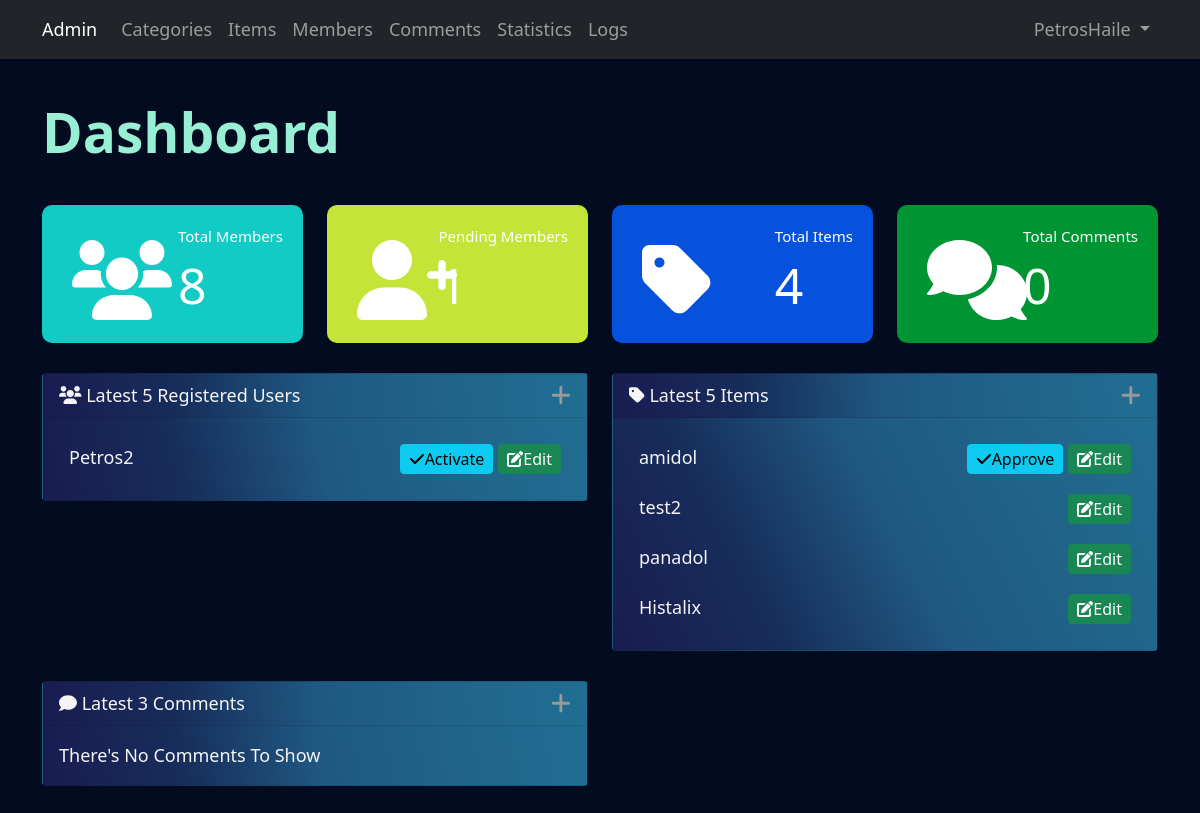
Page /admin/dashboard.php (signed in) on the committed database.
### tables this page shows
CREATE TABLE `users` (
  `UserID` int(11) NOT NULL,
  `Username` varchar(255) NOT NULL,
  `Password` varchar(255) NOT NULL,
  `Email` varchar(255) NOT NULL,
  `FullName` varchar(255) DEFAULT NULL,
  `GroupID` int(11) NOT NULL DEFAULT '0',
  `RegStatus` int(11) NOT NULL DEFAULT '0',
  `Date` date DEFAULT NULL,
  `Avatar` varchar(255) DEFAULT NULL
);

CREATE TABLE `items` (
  `ItemID` int(11) NOT NULL,
  `Name` varchar(255) NOT NULL,
  `Description` text NOT NULL,
  `Price` varchar(255) NOT NULL,
  `AddDate` date NOT NULL,
  `CountryMade` varchar(255) NOT NULL,
  `Image` varchar(255) DEFAULT NULL,
  `Status` varchar(255) NOT NULL,
  `Rating` smallint(6) DEFAULT NULL,
  `Approve` tinyint(4) NOT NULL DEFAULT '0',
  `Cat_ID` int(11) NOT NULL,
  `Member_ID` int(11) NOT NULL,
  `Tags` varchar(255) NOT NULL
);

### admin/includes/functions/functions.php (called while the page is built, shortened)
<?php
function getAllFrom($field, $table, $where = NULL, $and = NULL,  $orderField, $ordering = "DESC", $limit = 1){
   global $conn;
   $getAll = $conn->prepare("SELECT $field FROM $table $where $and ORDER BY $orderField $ordering LIMIT $limit");
   $getAll->execute();
   $all = $getAll->fetchAll();
   return $all;
}
function checkItem($select , $from , $value ){
   global $conn;
   $stmtFun = $conn->prepare("SELECT $select FROM $from WHERE $select = ?");
   $stmtFun -> execute(array($value));
   $count = $stmtFun->rowCount();
    return $count;
   }
function countItem($item , $table){
   global $conn;
   $stmt2 = $conn->prepare("SELECT COUNT($item) FROM $table");
   $stmt2->execute();
   return $stmt2->fetchColumn();
}
?>

### admin/dashboard.php (the view, shortened to what this page needs)
<?php
if(isset($_SESSION['Username'])){
    include 'init.php';
$usersNum = 5;
$latestUsers = getAllFrom("*", "users", "WHERE GroupID != 1", "", "UserID", "DESC" , $usersNum);
$itemsNum = 5;
$latestItems = getAllFrom("*", "items", "", "", "ItemID", "DESC" , $itemsNum);
$commentsNum = 3;
?>
<div class="home-stat">
    <div class="container text center">
        <h1>Dashboard</h1>
        <div class="row">
            <div class="col-md-3">
                <div class="stat st-members">
                   <div class="info">
                    <i class="fa fa-users"></i>
                        Total Members
                        <span>
                            <a href="members.php"><?php echo countItem('UserID' , 'users');?></a>
                        </span>
                   </div>
                </div>
            </div>
            <div class="col-md-3">
                <div class="stat st-pending">
                    <div class="info">
                    <i class="fa fa-user-plus"></i>
                         Pending Members
                        <span>
                            <a href="members.php?action=manage&page=pending"><?php echo checkItem("RegStatus" , "users" , 0 );?></a>
                        </span>
                    </div>
                </div>
            </div>
            <div class="col-md-3">
                <div class="stat st-items">
                    <div class="info">
                    <i class="fa fa-tag"></i>
                        Total Items
                        <span>
                            <a href="items.php"><?php echo countItem('ItemID' , 'items');?></a>
                        </span>
                    </div>
                </div>
            </div>
            <div class="col-md-3">
                <div class="stat st-comments">
                    <div class="info">
                    <i class="fa fa-comments"></i>
                        Total Comments
                        <span>
                        <a href="comments.php"><?php echo countItem('CommentID' , 'comments');?></a>
                        </span>
                    </div>
                </div>
            </div>
        </div>
    </div>
</div>
<div class="latest">
    <div class="container">
        <div class="row dash-row">
            <div class="col-sm-6">
                <div class="card">
                    <div class="card-header">
                        <i class="fa fa-users"></i> Latest <?php echo $usersNum;?> Registered Users
                        <span class="toggle-info float-end">
                            <i class="fa fa-plus fa-lg"></i>
                        </span>
                    </div>
                    <div class="card-body">
                        <ul class="list-unstayled latest-users">
                            <?php
                            if(! empty($latestUsers)){
                                foreach($latestUsers as $user){
                                    echo '<li>' ;
                                        echo $user['Username'];
                                        echo '<a href= "members.php?action=edit&userid=' . $user['UserID'] . '">';
                                            echo '<span class="btn btn-success float-end">';
                                                echo '<i class="fa fa-edit"></i>Edit ';
                                                if($user['RegStatus'] == 0){
                                                    echo "<a href = 'members.php?action=activate&userid= " . $user['UserID'] . "' class ='btn btn-info float-end activate'> <i class='fa fa-check'></i>Activate</a>";
                                                }
                                            echo '</span>';
                                        echo '</a>';
                                    echo '</li>';
                                }
                            }else{
                                echo 'There\'s No Members To Show ';
                            }
                            ?>
                        </ul>
                    </div>
                </div>
            </div>
            <div class="col-sm-6">
                <div class="card">
                    <div class="card-header">
                        <i class="fa fa-tag"></i> Latest <?php echo $itemsNum; ?> Items
                        <span class="toggle-info float-end">
                            <i class="fa fa-plus fa-lg"></i>
                        </span>
                    </div>
                    <div class="card-body">
                        <ul class="list-unstayled latest-users">
                                <?php
                            if(! empty($latestItems)){
                                foreach($latestItems as $item){
                                    echo '<li>' ;
                                        echo $item['Name'];
                                        echo '<a href= "items.php?action=edit&itemid=' . $item['ItemID'] . '">';
                                            echo '<span class="btn btn-success float-end">';
                                                echo '<i class="fa fa-edit"></i>Edit ';
                                                if($item['Approve'] == 0){
                                                    echo "<a href = 'items.php?action=approve&itemid=".$item['ItemID']."'  class ='btn btn-info float-end activate'> <i class='fa fa-check'></i>Approve</a>";
                                                }
                                            echo '</span>';
                                        echo '</a>';
                                    echo '</li>';
                                }
                            }else{
                                    echo 'There\'s No Items To Show ';
                                }
                                ?>
                            </ul>
                    </div>
                </div>
            </div>
        </div>
        <div class="row dash-row">
            <div class="col-sm-6">
                <div class="card">
                    <div class="card-header">
                        <i class="fa fa-comment"></i> Latest <?php echo $commentsNum; ?> Comments
                        <span class="toggle-info float-end">
                            <i class="fa fa-plus fa-lg"></i>
                        </span>
                    </div>
                    <div class="card-body">
                        <?php
                        $stmt = $conn->prepare("SELECT
                                                comments.*, users.Username AS Member
                                        FROM
                                            comments
                                        INNER JOIN
                                            users
                                        ON
                                            users.UserID = comments.User_ID
                                        ORDER BY
                                            CommentID DESC
                                        LIMIT $commentsNum");
                        $stmt->execute();
                        $comments = $stmt->fetchAll();
                        if(! empty($comments)){
                            foreach($comments as $comment){
                                echo '<div class="comment-box">';
                                    echo '<span class="member-n">
                                         <a href = "members.php?action=edit&userid=' . $comment['User_ID'] . '" >
                                            ' .  $comment['Member'] . '</a></span>';
                                    echo '<p class="member-c">' .  $comment['Comment'] . '</p>';
                                echo '</div>';
                            }
                        }else{
                            echo 'There\'s No Comments To Show ';
                        }
                        ?>
                    </div>
                </div>
            </div>
        </div>
    </div>
</div>
<?php
include $tpl . 'footer.php';
}
else{
    header('location: index.php');
    exit();
}
 ?>

### admin/layout/css/backend.css (style rules this page uses)
body { background-color: #020b1f; font-size: 18px; color: whitesmoke; }
h1 { color: whitesmoke; }
.card { background: -webkit-linear-gradient(top right,#216e93,#21648a,#1f5881,#172d5b,#191c51); }
.card-header { background: -webkit-linear-gradient(top right,#216e93,#21648a,#1f5881,#172d5b,#191c51); }
.home-stat .stat { padding: 20px; font-size:15px; color:#FFF; border-radius: 10px; position: relative; overflow: hidden; }
.home-stat .stat svg { position: absolute; font-size: 80px; top: 35px; left: 30px; }
.home-stat .stat .info { float: right; }
.home-stat .stat a { text-decoration: none; color:#FFF; }
.home-stat .stat span { display: block; font-size: 50px; }
.home-stat .st-members { background-color: #12CBC4; }
.home-stat .st-pending { background-color: #C4E538; }
.home-stat .st-items { background-color:#0652DD ; }
.home-stat .st-comments { background-color: #009432; }
.latest .dash-row { margin-bottom: 30px; }
.latest { margin-top: 30px; }
.latest .toggle-info { color: #999; cursor: pointer; }
.latest-users { padding-left: 0; margin-bottom: 0; }
.latest-users li { padding: 10px; overflow: hidden; }
.latest-users li .btn-success, .latest-users li .btn-info { padding : 2px 8px; }
.latest-users li .btn-info { margin-right: 5px; }
h1 { font-size: 55px; margin: 40px 0; font-weight: bold; color: #99efd4 ; }
.activate { margin-left: 5px; }

### rows in the picture
users: Username "Petros2"
items: Name "amidol"
items: Name "test2"
items: Name "panadol"
items: Name "Histalix"

### other values in the picture
lang('home_admin') "Admin"
lang('categories') "Categories"
lang('items') "Items"
lang('members') "Members"
lang('comments') "Comments"
lang('statistics') "Statistics"
lang('logs') "Logs"
$_SESSION['Username'] "PetrosHaile"
countItem('UserID' , 'users') "8"
checkItem("RegStatus" , "users" , 0 ) "1"
countItem('ItemID' , 'items') "4"
countItem('CommentID' , 'comments') "0"
$usersNum "5"
$itemsNum "5"
$commentsNum "3"
